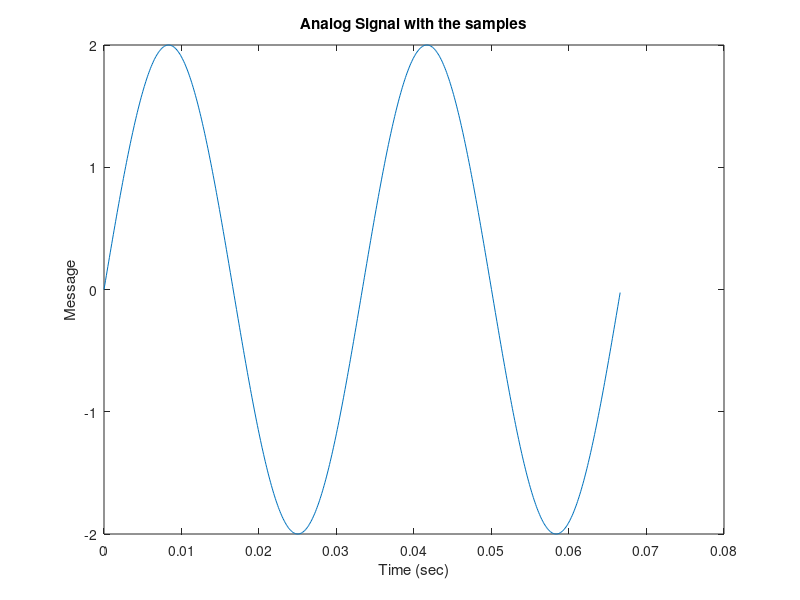
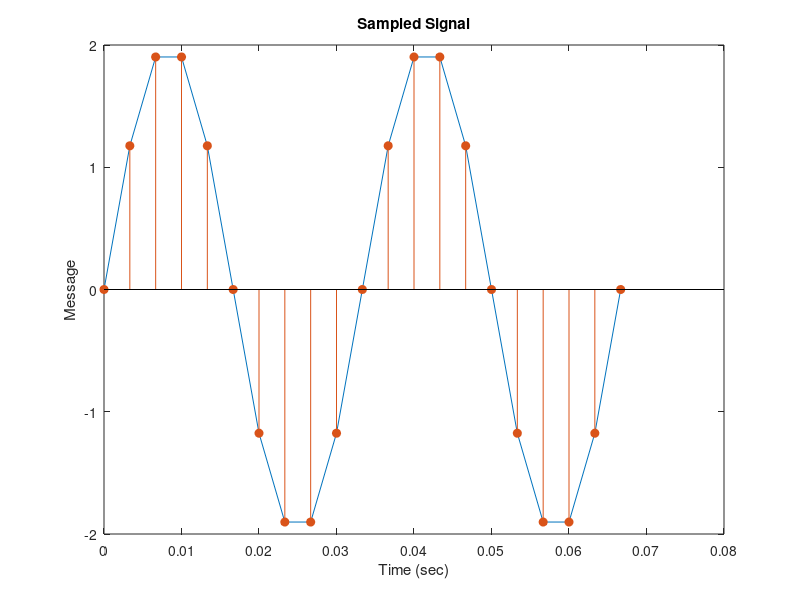
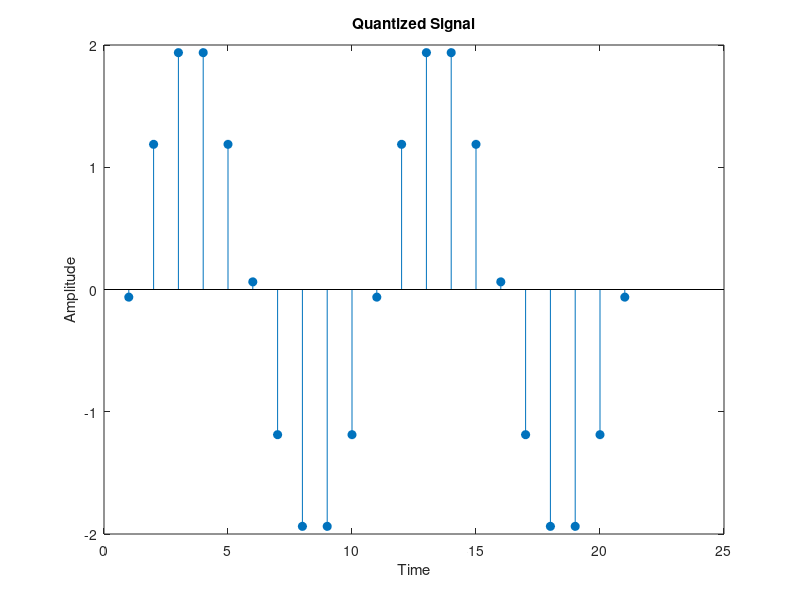
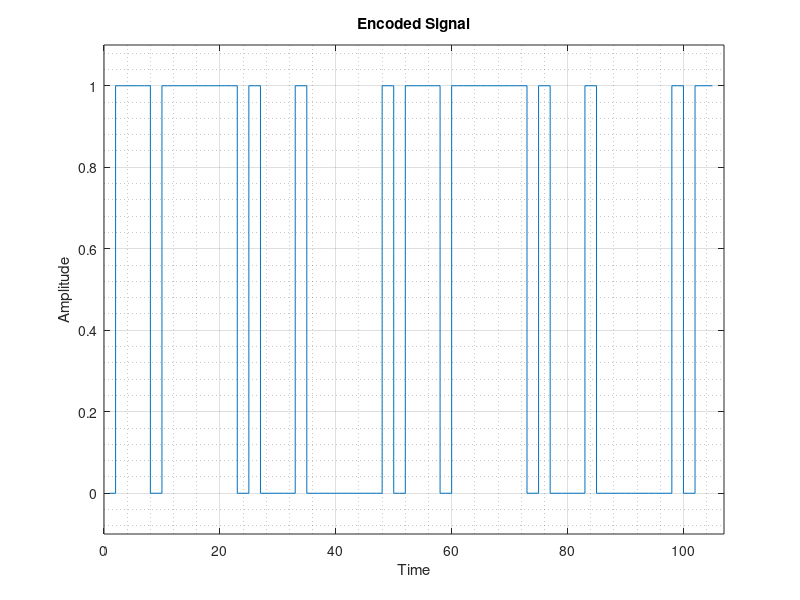

The MATLAB script that drew these images, in order: (Note: this script raises an error after producing the figures.)
clc
clear
close all
%parameter definition
Fs = 10000;
dt = 1/Fs;
Tmin=0;               %starting time
Tmax= 0.06666667;     %ending time
t = Tmin:dt:Tmax; %drawing two periods of the Message
frequency = 30;       %Frequency of the message in Hertz
W = 2*pi*frequency;   %Frequency of the message in rad/sec
Amplitude = 2;        %Amplitude of the message 
Number_of_Bits=input('Enter Number of bits per sample :  ');
Quantization_Levels = 2^Number_of_Bits; %number of quantization error

percentage_of_nyquist=input('Sampling rate to the Nyquist rate : ');
%%%%%%%%%%%%%%%%%%%%%%%%%%%%%%%%%%%%%%%%%%%%%%%%%%%%%%%%%%%%%%%%%%%%%%%%%%%
%Generate the analog sinusoidal signal with frequency 30 HZ and Amplitude 2
%volts and plot it
Analog_Message= Amplitude .* sin(W*t); %sinusoidal signal
% Plot the analog signal
figure();
plot(t,Analog_Message);
xlabel('Time (sec)');
ylabel('Message');
title('Analog Signal with the samples');
%%%%%%%%%%%%%%%%%%%%%%%%%%%%%%%%%%%%%%%%%%%%%%%%%%%%%%%%%%%%%%%%%%%%%%%%%%%
%Sampling process
Nyquist_Sampling_Rate=2*frequency; %nyquist rate of the message


Sampling_Frequency= percentage_of_nyquist*Nyquist_Sampling_Rate;% sampling rate


Ts=1/Sampling_Frequency; %sampling time
nsMax=floor(Tmax/Ts);    %get the range of time samples
n=0:nsMax;
t_sampling=n*Ts;
Sampled_Message= Amplitude .* sin(W*t_sampling); %the sampled signal 


figure();
plot(t_sampling,Sampled_Message);
ylim([-2 2]);
xlabel('Time (sec)');
ylabel('Message');
title('Sampled Signal');
hold on
stem(t_sampling,Sampled_Message,"filled");% function to draw delta at the sampling time
hold off
%%%%%%%%%%%%%%%%%%%%%%%%%%%%%%%%%%%%%%%%%%%%%%%%%%%%%%%%%%%%%%%%%%%%%%%%%%%
%Quantization process

Vmax = 2;
Vmin = -2;
Step_size = (Vmax - Vmin)/Quantization_Levels;
partition = Vmin:Step_size:Vmax; %Levels between Vmax and Vmin with different step size
                                 %here we took the levels as a mid-rise
                                 %Distinct endpoints of different ranges
codebook = Vmin-(Step_size/2):Step_size:Vmax+(Step_size/2);%Quantization value for each partition

[index , Quantized_value]=quantiz(Sampled_Message,partition,codebook); %Quantization process
%the index determines on which partition interval to each sample
%Quantized_value determines the output of the quantizer, which contains the quantization values of the input signal

Length1= length(index);           %the number of index are the number of samples
Length2= length(Quantized_value); %the number of Quantized_value are also the number of samples


for i=1:Length1
    if(index(i)~=0)  % To make index as binary decimal so started from 0 to N-1 levels
       index(i)=index(i)-1;
    end 
    i=i+1;
 end   
  for i=1:Length2                                           
     if(Quantized_value(i)==Vmin-(Step_size/2)) %To make quantize value in between the levels
         Quantized_value(i)=Vmin+(Step_size/2); %because it is a mid rise
     end
 end    

 figure();
 stem(Quantized_value,"filled");                       % Display the Quantized values
 title('Quantized Signal');
 ylabel('Amplitude');
 xlabel('Time');
 %%%%%%%%%%%%%%%%%%%%%%%%%%%%%%%%%%%%%%%%%%%%%%%%%%%%%%%%%%%%%%%%%%%
 %encoding process


 code=de2bi(index,'left-msb');      % Convert the decimal to binary of the indeces
 k=1;
for i=1:Length1
    for j=1:Number_of_Bits
        coded(k)=code(i,j);       % convert code matrix to a coded row vector
                                  % each row is a code for a sample
        j=j+1;                   
        k=k+1;
    end
    i=i+1;
end


number_of_plotted_bits = Length1*Number_of_Bits+2;

figure();
stairs(coded);                    % Display the encoded signal
grid on;
grid minor;
axis([0 number_of_plotted_bits -0.1 1.1]);  
title('Encoded Signal');
ylabel('Amplitude');
xlabel('Time');

%%%%%%%%%%%%%%%%%%%%%%%%%%%%%%%%%%%%%%%%%%%%%%%%%%%%%%%%%%%%%%%%%%%
%Demodulation process
qunt=reshape(coded,Number_of_Bits,length(coded)/Number_of_Bits);
index=bi2de(qunt','left-msb');         % Getback the index in decimal form
Quantized_value=Step_size*index+Vmin+(Step_size/2); % getback Quantized values

figure(); 
plot(Quantized_value);                               % Plot Demodulated signal
title('Demodulated Signal');
ylabel('Amplitude');
xlabel('Time');
%the function takes the sampling frquency and number of bits and the efficiency of the channel 
y= Bit_Rate_function(Sampling_Frequency,Number_of_Bits); 
disp('The bit rate :')
disp(y);


